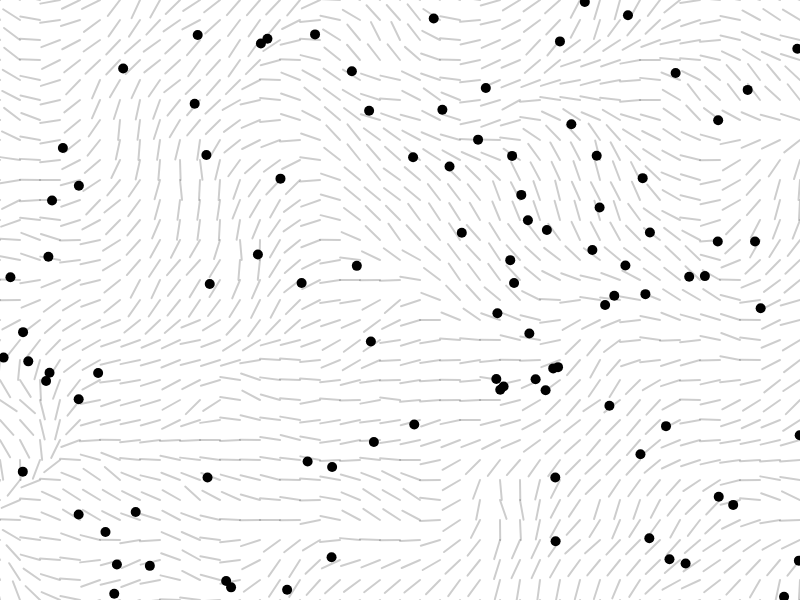
Frame 1 (no input)
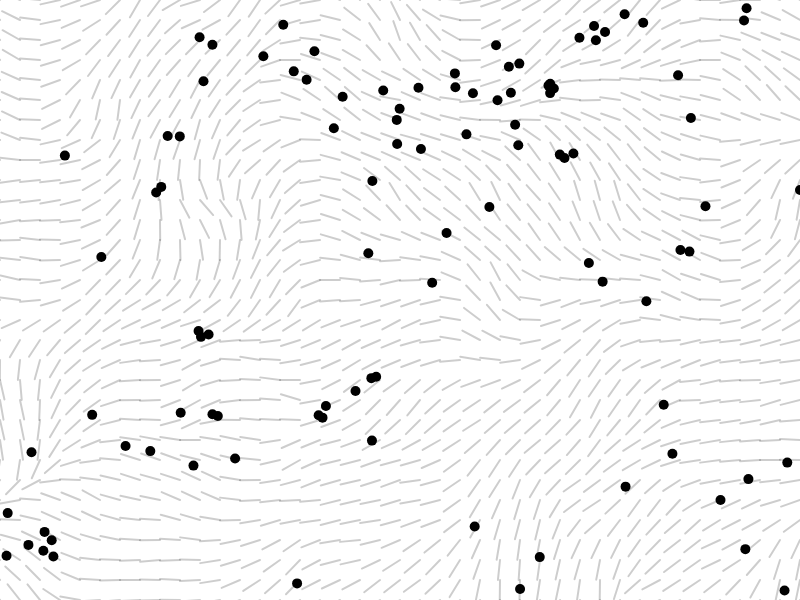
Frame 60 (no input)
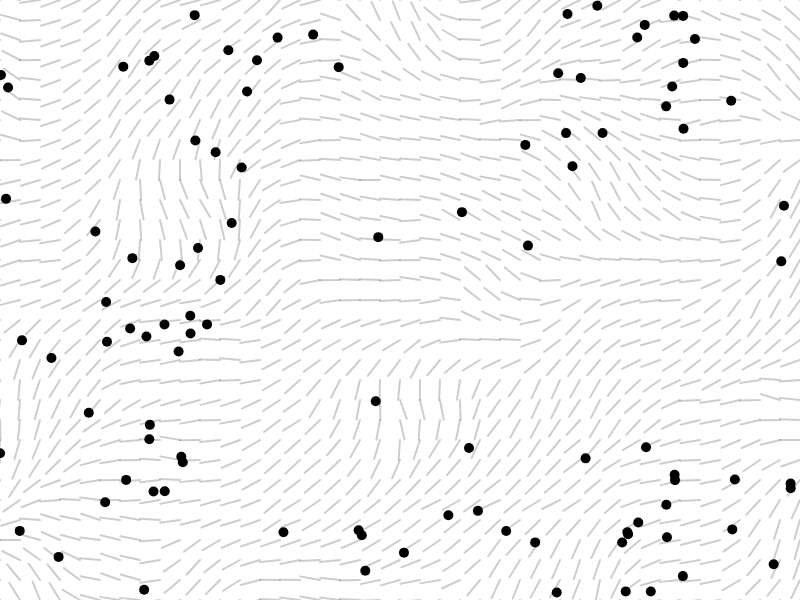
Frame 120 (the mouse pressed at the canvas centre since frame 60)

The p5.js sketch that drew these frames (run headless with seeded random() and noise() and a simulated clock; from frame 60 on, the mouse is pressed at the canvas centre):

// p5.js sketch
// ── sketch.js
let inc = 0.1;
let scl = 20;
let cols, rows;

let zoff = 0;

let fr;

let particles = [];

let flowf;

let nparticles = 100;

function setup() {
    // create fullscreen canvas
    fullscreen();
    createCanvas(displayWidth, displayHeight);

    pixelDensity(1);
    cols = floor(width / scl);
    rows = floor(height / scl);

    fr = createP('');

    sv = createP('');
    s = createSlider(0.001, 5, 0.1, 0.001);
    // hide s
    s.hide();
    p = createSlider(0.0001, 0.001, 0.0001, 0.0001);
    p.hide();


    flowf = new Array(cols * rows);

    for (let i = 0; i < nparticles; i++)
        particles[i] = new Particle();
}

function draw() {
    background(255);
    let yoff = 0;
    for (let y = 0; y <= rows; y++) {
        let xoff = 0;
        for (let x = 0; x <= cols; x++) {
            let index = (x + y * cols);
            let angle = noise(xoff, yoff, zoff) * TWO_PI;
            let force = p5.Vector.fromAngle(angle);

            // force.setMag(1);
            force.setMag(s.value());

            flowf[index] = force;

            xoff += inc;

            stroke(0, 50);
            strokeWeight(2);
            push();
            translate(x * scl, y * scl);
            rotate(force.heading());
            line(0, 0, scl, 0)
            pop();
        }
        yoff += inc;

        // zoff += 0.0003;

        zoff += p.value();
    }


    for (let i = 0; i < particles.length; i++) {
        particles[i].follow(flowf);
        particles[i].update();
        particles[i].show();
    }

    /* fr.html(' &emsp; &emsp; &emsp; &emsp; Frame Rate: ' + floor(frameRate()) +
        '<br/><br/> &emsp;Wind Force: ' + s.value() +
        " &emsp;Variability: " + p.value()); */
}
// ── particle.js
function Particle() {
    this.pos = createVector(random(width), random(height));
    this.vel = createVector(0, 0);
    this.acc = createVector(0, 0);
    this.maxv = 10;

    this.update = function() {
        this.vel.add(this.acc);
        this.vel.limit(this.maxv);
        this.pos.add(this.vel);
        this.acc.mult(0);
        this.edges();
    }

    this.follow = function(vectors) {
        let x = floor(this.pos.x / scl);
        let y = floor(this.pos.y / scl);

        let index = x + y * cols;
        let force = vectors[index];
        this.applyForce(force);
    }

    this.applyForce = function(force) {
        this.acc.add(force);
    }

    this.show = function() {
        stroke(0);
        strokeWeight(10);
        point(this.pos.x, this.pos.y);
    }

    this.edges = function() {
        if (this.pos.x > width) this.pos.x = 0;
        if (this.pos.x < 0) this.pos.x = width;
        if (this.pos.y > height) this.pos.y = 0;
        if (this.pos.y < 0) this.pos.y = height;

        /* if (this.pos.x > width || this.pos.x < 0) this.vel.x *= -1;
        if (this.pos.y > height || this.pos.y < 0) this.vel.y *= -1; */
    }
}
